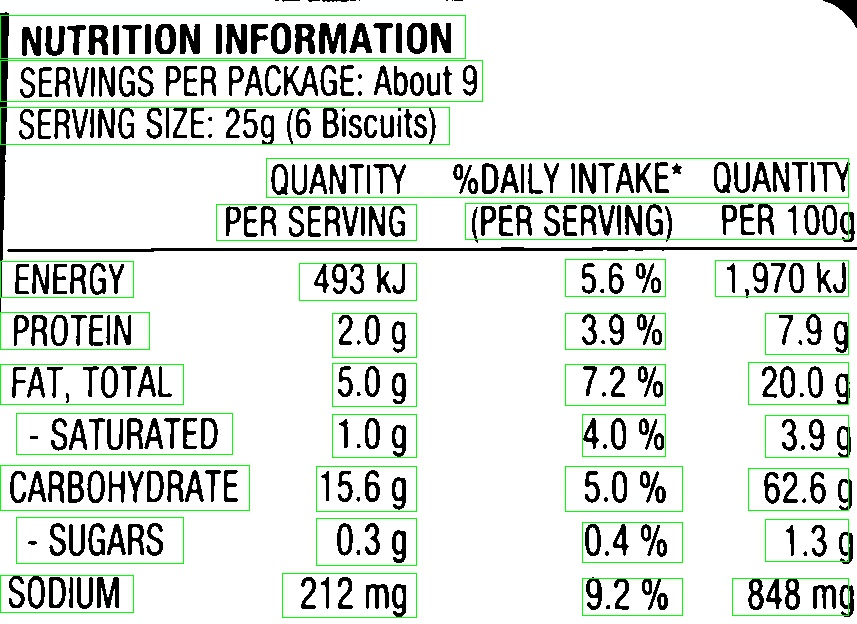
#> input picture images/table-boxes-3blue.jpg, 857 x 624 px
$ python -i process_image.py   (imports and definitions only)
#> lines starting #> are read from the running program, lines starting #| are printed output that depends on the picture; after the words box and inside, x2 and y2 are one past the last pixel; in counts of white or black regions, pixels touching at a corner belong together
#> further down, picture is the input picture: shape (624, 857, 3); mean B, G, R 218.5, 223.7, 218.5
import os
import csv
import cv2 as cv
import pytesseract
from PIL import Image
import numpy as np
import matplotlib as plt
from scipy.ndimage import interpolation as inter

from lib.text_connector.text_connect_cfg import Config as TextlineConfig


def threshold(image):

    image = cv.cvtColor(image, cv.COLOR_BGR2GRAY)
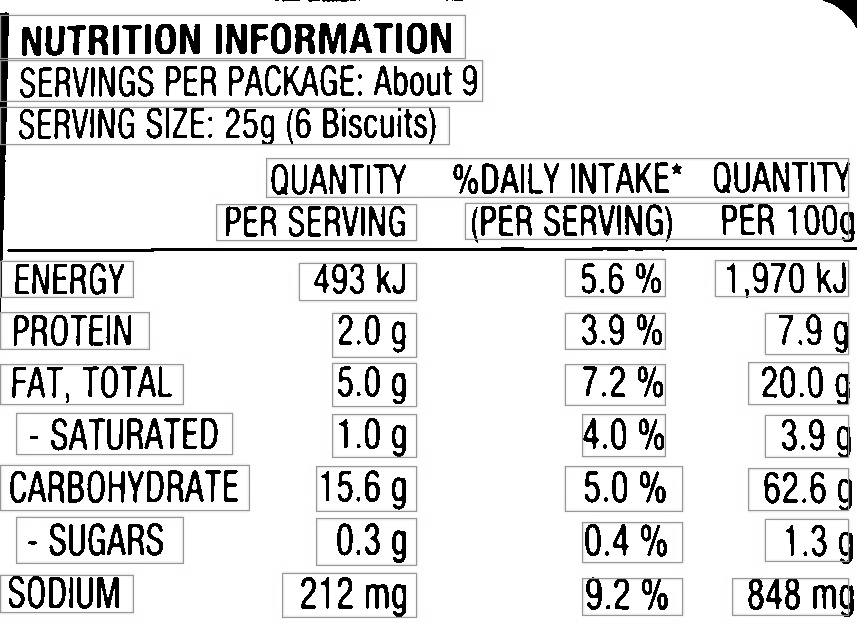
#> image: shape (624, 857); min 0, max 255, mean 221.6

    image = cv.GaussianBlur(image, (5, 5), 0)
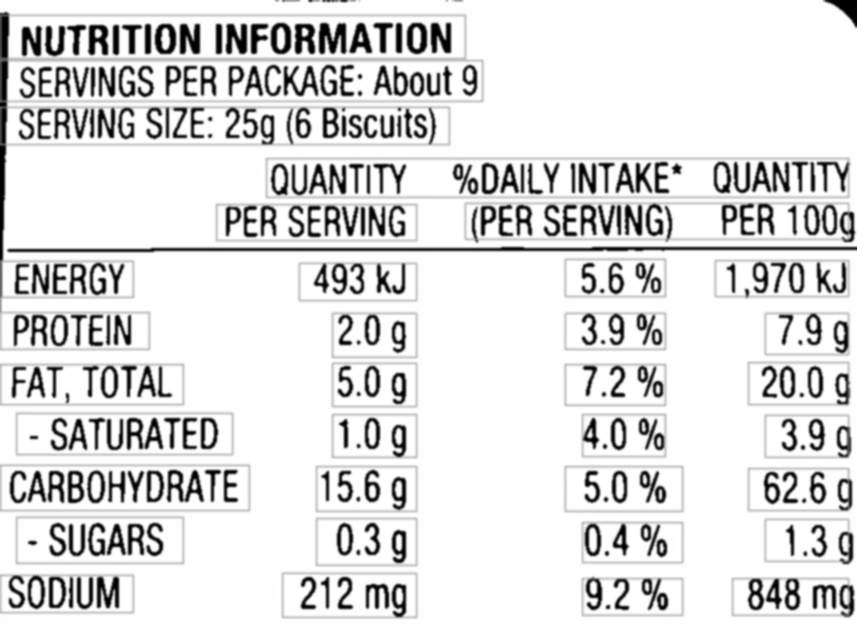
#> image: shape (624, 857); min 0, max 255, mean 221.6

    # _, image = cv.threshold(image, 0, 255, cv.THRESH_BINARY + cv.THRESH_OTSU)

    _, image = cv.threshold(image, 0, 255, cv.THRESH_BINARY_INV + cv.THRESH_OTSU)
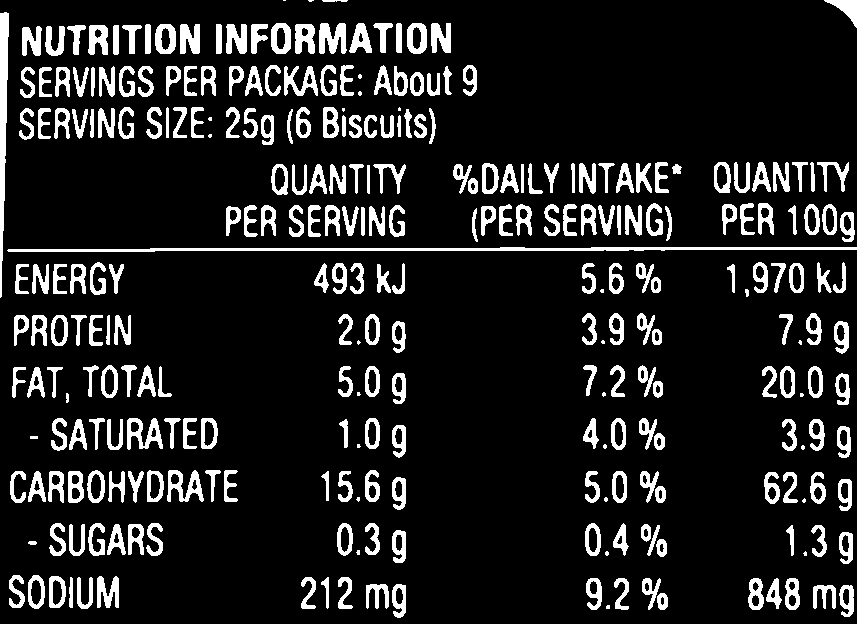
#> image: shape (624, 857); 12.6% white; 293 white regions (25 under 20 px), largest, box (x1, y1, x2, y2) and area: (7, 247, 857, 252) 2628, (0, 12, 9, 298) 1574, (319, 23, 347, 54) 616
    image = cv.bitwise_not(image)

    image = cv.cvtColor(image, cv.COLOR_GRAY2BGR)

    return image


def binary(image):
    pass


# [43 lines left out: functions ocr, crop, resize, not called in this run]


def skew_correction(image, save=False, save_loc=None):
    pass

>>> import cv2
>>> picture = cv2.imread('images/table-boxes-3blue.jpg')
>>> result = threshold(picture)
